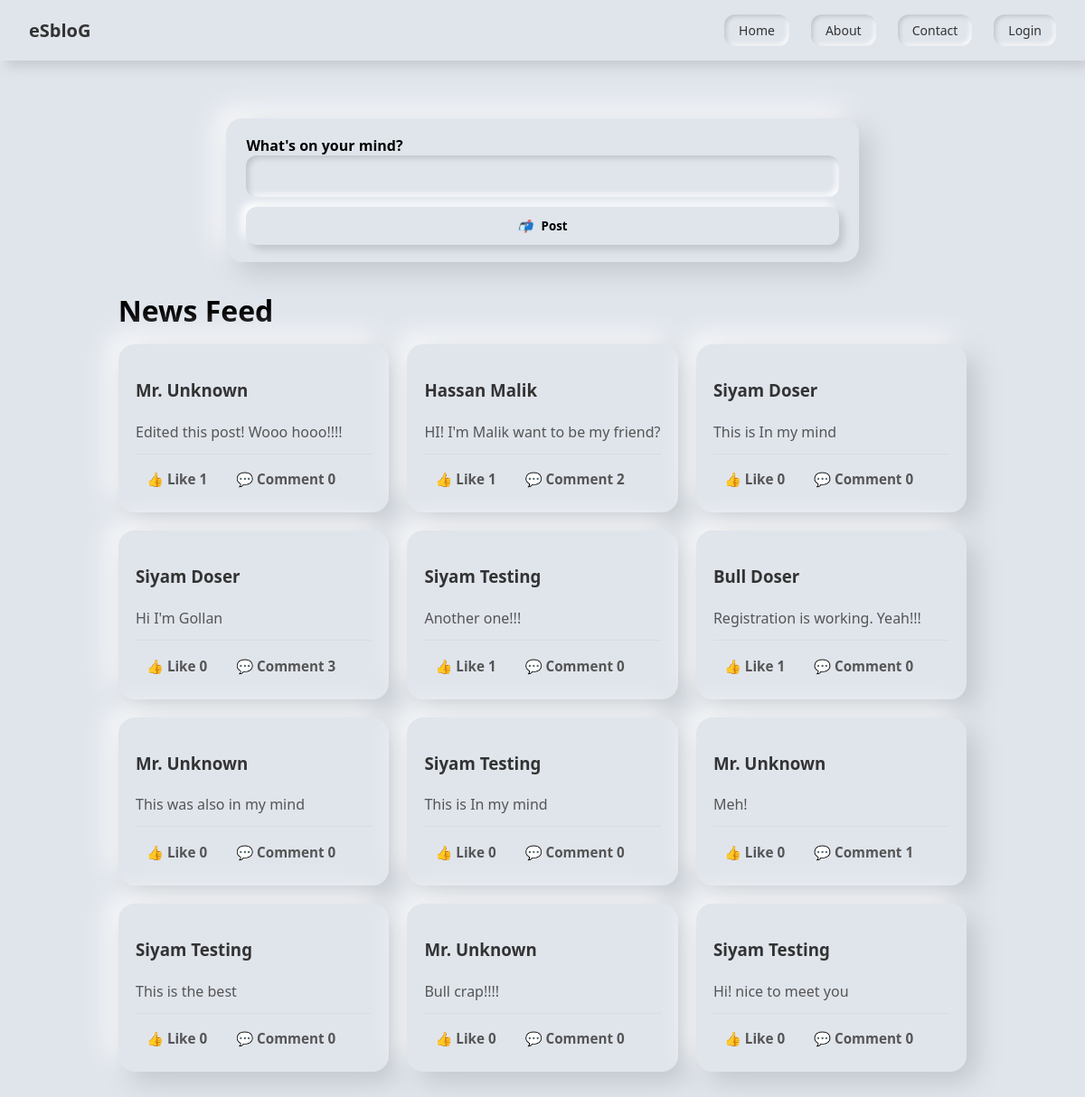
The page /dashboard/dash/ on the database its author committed.
### dashboard/models.py (models this page shows, shortened)
class User_posts(models.Model):
    id = models.AutoField(primary_key=True)
    u_name = models.ForeignKey(Login_info_new_p,on_delete=models.CASCADE)
    post = models.CharField(max_length=100)
    create_at = models.DateTimeField(auto_now_add=True)

### dashboard/views.py (the view)
# urls.py: path('dash/',views.demo,name="home"),
def demo(request):
    U_id = request.session.get('user_id')
    posts = User_posts.objects.all().order_by('-create_at')
    post_data = []
    for post in posts:
        log_user = post.u_name
        post_data.append({
            "id": post.id,
            "name": f"{log_user.fname} {log_user.lname}",
            "post": post.post,
            "likes": Like.objects.filter(post=post).count(),
            "comments": User_comment.objects.filter(post=post).count(),
            "is_owner": (U_id == log_user.id),  # True/False
        })
    return render(request, "dashboard/landing_page.html", {"posts": post_data})

### dashboard/templates/dashboard/landing_page.html (shortened to what this page needs)
{% include "dashboard/header.html" %}
<div class="page">
  <form id="postForm" method="POST" action="{% url 'add_post' %}" class="card composer">
    <div class="input-group">
      <label>What's on your mind?</label>
      <input type="text" name="post" required />
    </div>
    <button type="submit" class="action-btn">
      <i>📬</i> Post
    </button>
  </form>
  <h1 style="margin: 1rem 0;">News Feed</h1>
  <div class="feed-grid">
    {% for post in posts %}
    <div class="post-card">
      <h3 class="username">{{ post.name }}</h3>
      <p class="content">{{ post.post }}</p>
      <div class="actions">
        <button class="like-btn" data-id="{{ post.id }}">👍 Like {{ post.likes }}</button>
        <a class="comment-btn" href="{% url 'add_comment' post.id %}">💬 Comment {{ post.comments }}</a>
      </div>
    </div>
    {% endfor %}
  </div>
</div>
{% include "dashboard/footer.html" %}

### dashboard/templates/dashboard/header.html (style rules this page uses)
* { box-sizing: border-box; font-family: 'Segoe UI', sans-serif; }
body { background: #e0e5ec; display: flex; flex-direction: column; align-items: center; min-height: 100vh; margin: 0; }

### dashboard/templates/dashboard/landing_page.html (style rules this page uses)
.page { max-width: 1200px; margin: 2rem auto; padding: 0 16px; }
.card { background: #e0e5ec; padding: 1.2rem 1.4rem; border-radius: 18px; box-shadow: 10px 10px 30px #bec3c9, -10px -10px 30px #ffffff; }
.composer { margin-bottom: 2rem; max-width: 700px; margin-left: auto; margin-right: auto; }
.composer .input-group label { font-weight: 600; }
.composer .input-group input { width: 100%; padding: 0.8rem 1rem; border-radius: 12px; border: none; background: #e0e5ec; box-shadow: inset 3px 3px 6px #bec3c9, inset -3px -3px 6px #ffffff; font-size: 15px; }
.action-btn { width: 100%; padding: 0.75rem 1rem; border: none; margin-top: 0.7rem; border-radius: 12px; background: #e0e5ec; box-shadow: 5px 5px 10px #bec3c9, -5px -5px 10px #ffffff; font-weight: 700; cursor: pointer; }
.action-btn i { margin-right: 6px; }
.feed-grid { display: grid; gap: 20px; grid-template-columns: repeat(1, 1fr); }
@media (min-width: 700px) { .feed-grid { grid-template-columns: repeat(2, 1fr); } }
@media (min-width: 1024px) { .feed-grid { grid-template-columns: repeat(3, 1fr); } }
.post-card { background: #e0e5ec; padding: 1.2rem; border-radius: 18px; box-shadow: 10px 10px 30px #bec3c9, -10px -10px 30px #ffffff; display: flex; flex-direction: column; justify-content: space-between; }
.username { font-weight: 700; margin-bottom: 0.35rem; color: #333; }
.content { color: #555; line-height: 1.5; margin-bottom: 0.75rem; }
.actions { display: flex; flex-wrap: wrap; gap: 8px; border-top: 1px solid #d7dbe2; padding-top: 0.6rem; }
.actions button, .actions a, .actions form { display: inline-flex; align-items: center; justify-content: center; gap: 4px; padding: 0.5rem 0.75rem; border-radius: 10px; border: none; background: none; cursor: pointer; font-size: 0.95rem; font-weight: 600; color: #555; text-decoration: none; }
a { text-decoration: none; color: inherit; }

### rows shown on the page
User_posts: post "Edited this post! Wooo hooo!!!!"
User_posts: post "HI! I'm Malik want to be my friend?"
User_posts: post "This is In my mind"
User_posts: post "Hi I'm Gollan"
User_posts: post "Another one!!!"
User_posts: post "Registration is working. Yeah!!!"
User_posts: post "This was also in my mind"
User_posts: post "This is In my mind"
User_posts: post "Meh!"
User_posts: post "This is the best"
User_posts: post "Bull crap!!!!"
User_posts: post "Hi! nice to meet you"

### other values the page prints
{{ post.name }} "Mr. Unknown" "Hassan Malik" "Siyam Doser" "Siyam Doser" "Siyam Testing" "Bull Doser" "Mr. Unknown" "Siyam Testing" "Mr. Unknown" "Siyam Testing" "Mr. Unknown" "Siyam Testing"
{{ post.likes }} "1" "1" "0" "0" "1" "1" "0" "0" "0" "0" "0" "0"
{{ post.comments }} "0" "2" "0" "3" "0" "0" "0" "0" "1" "0" "0" "0"
